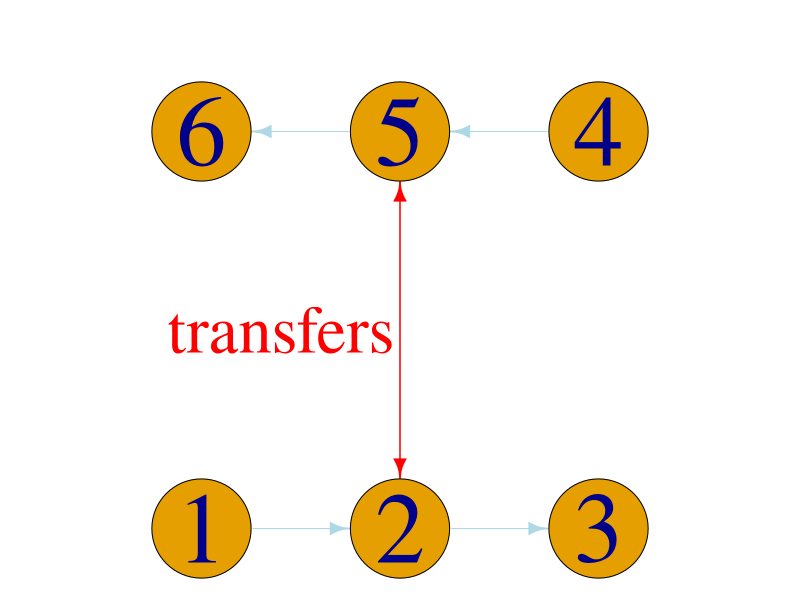

This figure's R source:
library(igraph)

adj = matrix(c(0, 1, 0, 0, 0, 0,
               0, 0, 1, 0, 1, 0,
               0, 0, 0, 0, 0, 0, 
               0, 0, 0, 0, 1, 0,
               0, 1, 0, 0, 0, 1,
               0, 0, 0, 0, 0, 0), 6, 6, byrow=T)

layout = matrix(c(0, 0, 
                  1, 0, 
                  2, 0, 
                  2, 1, 
                  1, 1, 
                  0, 1), 6, 2, byrow=T)

g = graph_from_adjacency_matrix(adj)

png("tuto_network.png")
par(mar=c(0,0,3,0)+.1, bg=NA)
plot(g, layout=layout.norm(layout), vertex.size=50, vertex.label.cex=6,
     edge.color=c("lightblue", "lightblue", "red", 
                         "lightblue", "red", "lightblue"), 
                         edge.label=c("", "", "", 
                                      "", "transfers", ""),
     edge.label.x=rep(-0.6, 6), edge.label.y=rep(0, 6), edge.label.cex=4,
     edge.label.color="red")
dev.off()
